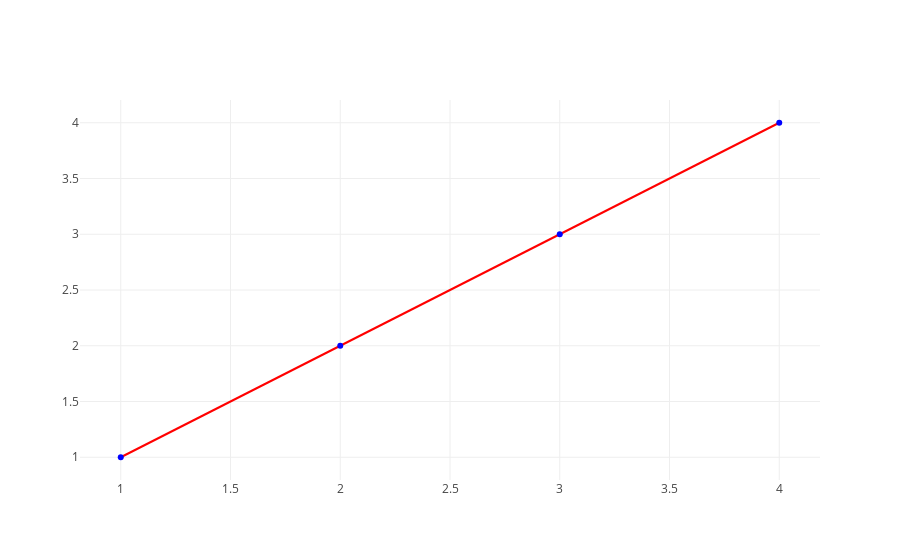

Notebook code cell kept with this figure:
### Markdown cell above
The plot above has one trace which is a line trace.  However, this type of trace is just the default.  Note, that we did not specify any particular type.

```python
trace = {'x': [1, 2, 3, 4], 'y': [1, 2, 3, 4]}
```

We can change it by changing the mode to `markers`.  While we are at it, let's also change the color of the markers.

### Code cell
trace = {'x': [1, 2, 3, 4], 'y': [1, 2, 3, 4], 'mode': 'markers+lines', 
         'marker': {'color': 'blue'}, 'line': {'color' : 'red'}}
                    #, 'symbol': 104, 'size': "10"}}
         #'marker': {'color': 'rgba(255, 182, 193, .9)'}}


plotly.offline.iplot([
    trace
])

### Figure 1 — Plotly figure (JSON) as saved in the notebook; plotly's stock layout.template omitted (floating-point values rounded to 4 significant figures)
{"data": [{"line": {"color": "red"}, "marker": {"color": "blue"}, "mode": "markers+lines", "type": "scatter", "uid": "3800f3fc-cb3f-11e8-b6e8-0242ac110005", "x": [1, 2, 3, 4], "y": [1, 2, 3, 4]}], "layout": {}}
